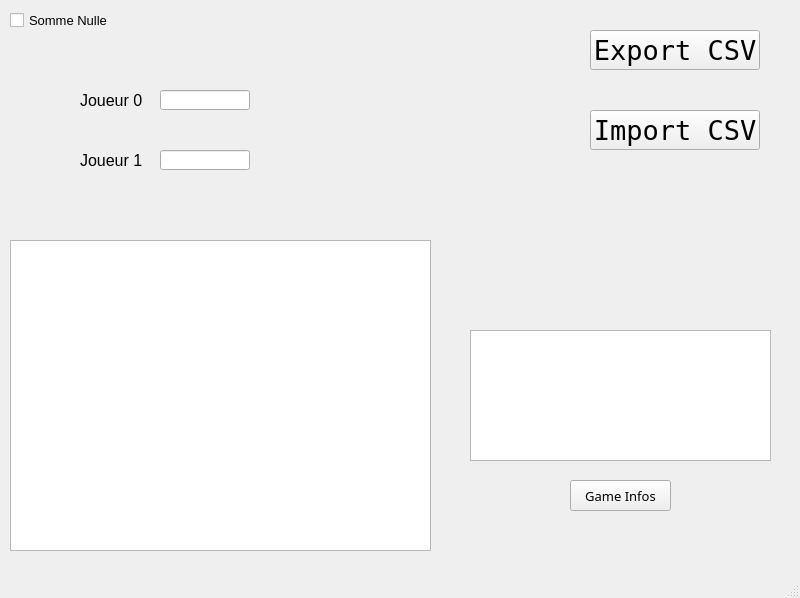
<?xml version="1.0" encoding="UTF-8"?>
<ui version="4.0">
 <class>MainWindow</class>
 <widget class="QMainWindow" name="MainWindow">
  <property name="geometry">
   <rect>
    <x>0</x>
    <y>0</y>
    <width>800</width>
    <height>598</height>
   </rect>
  </property>
  <property name="windowTitle">
   <string>MainWindow</string>
  </property>
  <widget class="QWidget" name="centralwidget">
   <widget class="QLabel" name="label_0">
    <property name="geometry">
     <rect>
      <x>80</x>
      <y>90</y>
      <width>70</width>
      <height>20</height>
     </rect>
    </property>
    <property name="font">
     <font>
      <family>Microsoft Sans Serif</family>
      <pointsize>12</pointsize>
     </font>
    </property>
    <property name="text">
     <string>Joueur 0</string>
    </property>
   </widget>
   <widget class="QLabel" name="label_1">
    <property name="geometry">
     <rect>
      <x>80</x>
      <y>150</y>
      <width>70</width>
      <height>20</height>
     </rect>
    </property>
    <property name="font">
     <font>
      <family>Microsoft Sans Serif</family>
      <pointsize>12</pointsize>
     </font>
    </property>
    <property name="text">
     <string>Joueur 1</string>
    </property>
   </widget>
   <widget class="QPushButton" name="btn_export">
    <property name="geometry">
     <rect>
      <x>590</x>
      <y>30</y>
      <width>170</width>
      <height>40</height>
     </rect>
    </property>
    <property name="font">
     <font>
      <family>Terminal</family>
      <pointsize>20</pointsize>
     </font>
    </property>
    <property name="text">
     <string>Export CSV</string>
    </property>
   </widget>
   <widget class="QPushButton" name="btn_import">
    <property name="geometry">
     <rect>
      <x>590</x>
      <y>110</y>
      <width>170</width>
      <height>40</height>
     </rect>
    </property>
    <property name="font">
     <font>
      <family>Terminal</family>
      <pointsize>20</pointsize>
     </font>
    </property>
    <property name="text">
     <string>Import CSV</string>
    </property>
   </widget>
   <widget class="QTextBrowser" name="textBrowser">
    <property name="geometry">
     <rect>
      <x>470</x>
      <y>330</y>
      <width>301</width>
      <height>131</height>
     </rect>
    </property>
   </widget>
   <widget class="QTableView" name="tableView">
    <property name="geometry">
     <rect>
      <x>10</x>
      <y>240</y>
      <width>421</width>
      <height>311</height>
     </rect>
    </property>
   </widget>
   <widget class="QPushButton" name="btn_gameinfo">
    <property name="geometry">
     <rect>
      <x>570</x>
      <y>480</y>
      <width>101</width>
      <height>31</height>
     </rect>
    </property>
    <property name="font">
     <font>
      <family>MS Gothic</family>
      <pointsize>10</pointsize>
     </font>
    </property>
    <property name="text">
     <string>Game Infos</string>
    </property>
   </widget>
   <widget class="QCheckBox" name="checkBox_0">
    <property name="geometry">
     <rect>
      <x>10</x>
      <y>0</y>
      <width>161</width>
      <height>41</height>
     </rect>
    </property>
    <property name="font">
     <font>
      <family>Microsoft Sans Serif</family>
      <pointsize>10</pointsize>
     </font>
    </property>
    <property name="text">
     <string>Somme Nulle</string>
    </property>
   </widget>
   <widget class="QLineEdit" name="lineEdit_0">
    <property name="geometry">
     <rect>
      <x>160</x>
      <y>90</y>
      <width>90</width>
      <height>20</height>
     </rect>
    </property>
    <property name="font">
     <font>
      <pointsize>10</pointsize>
     </font>
    </property>
   </widget>
   <widget class="QLineEdit" name="lineEdit_1">
    <property name="geometry">
     <rect>
      <x>160</x>
      <y>150</y>
      <width>90</width>
      <height>20</height>
     </rect>
    </property>
    <property name="font">
     <font>
      <pointsize>10</pointsize>
     </font>
    </property>
   </widget>
  </widget>
  <widget class="QMenuBar" name="menubar">
   <property name="geometry">
    <rect>
     <x>0</x>
     <y>0</y>
     <width>800</width>
     <height>21</height>
    </rect>
   </property>
  </widget>
  <widget class="QStatusBar" name="statusbar"/>
 </widget>
 <resources/>
 <connections/>
</ui>
